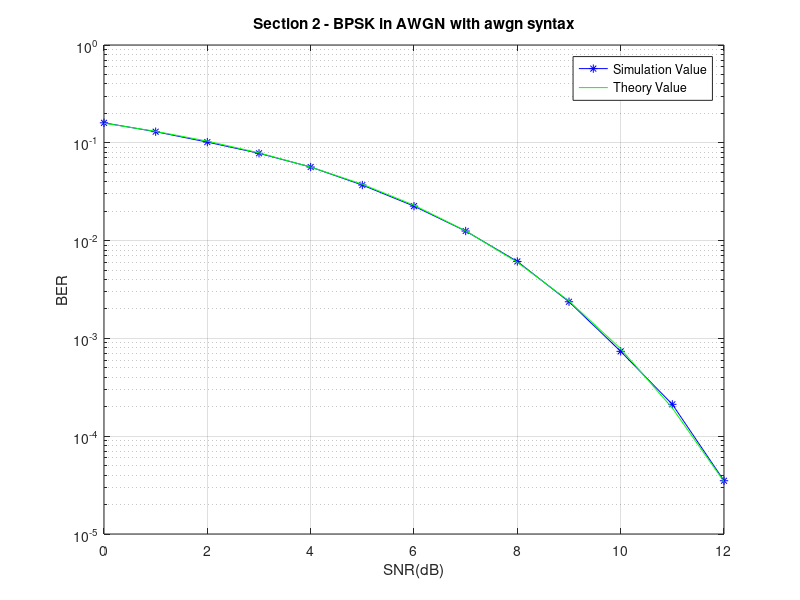

The MATLAB script that drew this image:
% 1. Error Probability for BPSK Modulation in AWGN Channel - Part2
% Author: Seyed Mohammad Mehdi Hosseini (Smmehdihosseini@gmail.com)

clear;close all;clc;


num_bits=1000;
M=2;
db_snr=0:12;
ber1_snr=zeros(1,length(db_snr));
for iteration_snr=1:length(db_snr)
erroro_total1=0; iteration=0;
while iteration<100 || erroro_total1<100
iteration=iteration+1;
bits=randi([0 1],1,num_bits);
symbol1=2*bits-1;
Er_sym1=(symbol1* symbol1')/length(symbol1);
bpsk_symbols1=symbol1./Er_sym1;
recx1=awgn(bpsk_symbols1,db_snr(iteration_snr));
bi1_hat=real(recx1)>0;
num_error1=sum(xor(bits,bi1_hat));
erroro_total1=erroro_total1+num_error1;
end
ber1_snr(iteration_snr)=erroro_total1/(iteration*num_bits);
end
semilogy(db_snr,ber1_snr,'b-*');hold on;grid on;
theoryBer = qfunc(sqrt(10.^(db_snr./10)));
semilogy(db_snr,theoryBer,'g-');hold on;
title('Section 2 - BPSK in AWGN with awgn syntax');
legend('Simulation Value','Theory Value');
xlabel('SNR(dB)');
ylabel('BER');